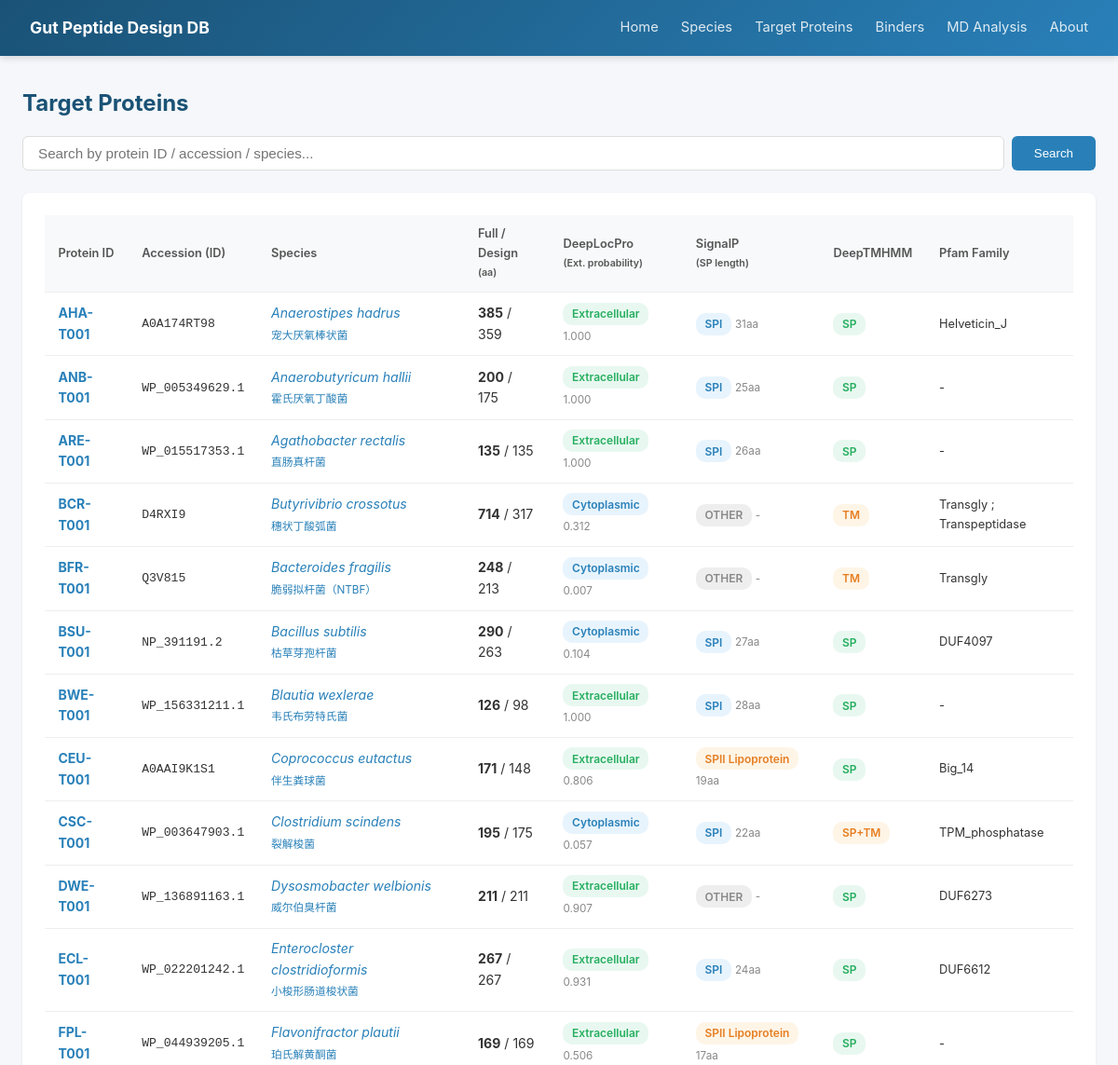
/proteins (upper part), run on an earlier commit of the app's database.
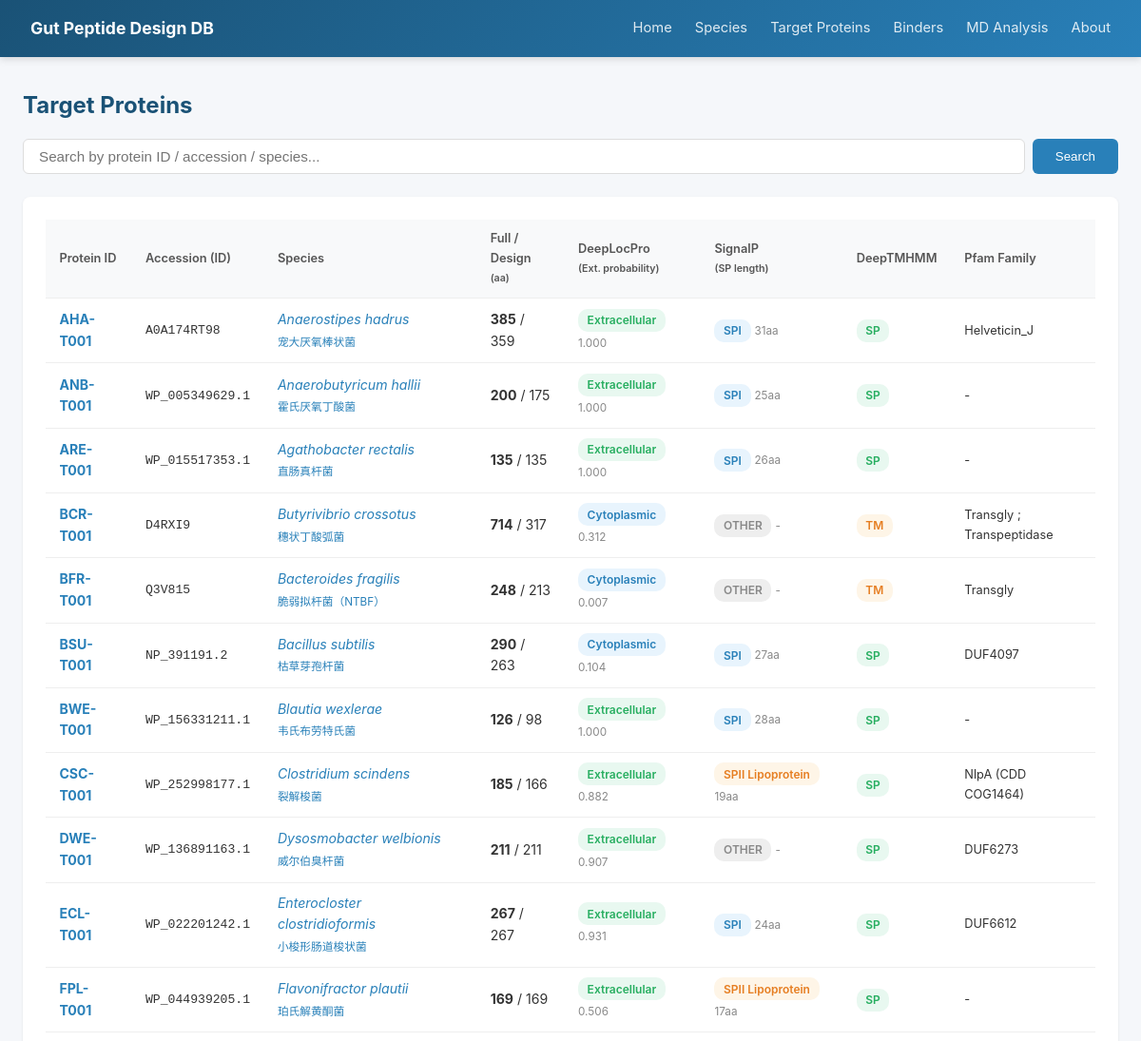
And on a later commit of the database.
### tables this page shows
CREATE TABLE Target_Protein (
        Species_ID            TEXT NOT NULL,
        Protein_ID            TEXT PRIMARY KEY,
        ID_Accession          TEXT,
        Full_Length           INTEGER,
        AA_Length             INTEGER,
        Protein_Sequence      TEXT,
        Localization_Evidence TEXT,
        DeepLocPro_Location   TEXT,
        DeepLocPro_ExtProb    REAL,
        SignalP_Category      TEXT,
        SignalP_SPLen         INTEGER,
        DeepTMHMM_Type        TEXT,
        Pfam_Family           TEXT,
        Notes                 TEXT,
        FOREIGN KEY (Species_ID) REFERENCES Species(Species_ID)
    );

CREATE TABLE Species (
        Species_ID      TEXT PRIMARY KEY,
        Scientific_Name TEXT NOT NULL,
        Chinese_Name    TEXT,
        Taxonomy_ID     INTEGER,
        Genome_Accession TEXT,
        Proteome_Source TEXT,
        Notes           TEXT
    );

### app.py (the view)
@app.route('/proteins')
def protein_list():
    db = get_db()
    q = request.args.get('q', '')
    sql = """
        SELECT p.*, s.Scientific_Name, s.Chinese_Name,
               (SELECT COUNT(*) FROM Binder b WHERE b.Species_ID=p.Species_ID) as binder_cnt
        FROM Target_Protein p JOIN Species s ON p.Species_ID=s.Species_ID
    """
    if q:
        rows = db.execute(sql+" WHERE p.Protein_ID LIKE ? OR s.Scientific_Name LIKE ? ORDER BY p.Protein_ID",
                          (f'%{q}%',f'%{q}%')).fetchall()
    else:
        rows = db.execute(sql+" ORDER BY p.Protein_ID").fetchall()
    return render_template('proteins.html', proteins=rows, q=q)

### app.py (called while the page is built)
def get_db():
    if 'db' not in g:
        g.db = sqlite3.connect(DB_PATH)
        g.db.row_factory = sqlite3.Row
    return g.db

### templates/proteins.html (shortened to what this page needs)
{% extends "base.html" %}
{% block content %}
<h1>Target Proteins</h1>
<div class="search-box">
    <form method="GET" action="/proteins" style="display:flex; gap:.5rem; width:100%;">
        <input type="text" name="q" value="{{ q }}" placeholder="Search by protein ID / accession / species...">
        <button type="submit">Search</button>
    </form>
</div>
<div class="card">
    <table>
        <thead><tr>
            <th>Protein ID</th>
            <th>Accession (ID)</th>
            <th>Species</th>
            <th>Full / Design<br><small>(aa)</small></th>
            <th>DeepLocPro<br><small>(Ext. probability)</small></th>
            <th>SignalP<br><small>(SP length)</small></th>
            <th>DeepTMHMM</th>
            <th>Pfam Family</th>
        </tr></thead>
        <tbody>
            {% for p in proteins %}
            <tr>
                <td><a href="/proteins/{{ p.Protein_ID }}"><strong>{{ p.Protein_ID }}</strong></a></td>
                <td style="font-family:monospace;font-size:.82rem;">{{ p.ID_Accession }}</td>
                <td><a href="/species/{{ p.Species_ID }}"><em>{{ p.Scientific_Name }}</em><br><small>{{ p.Chinese_Name }}</small></a></td>
                <td><strong>{{ p.Full_Length }}</strong> / {{ p.AA_Length }}</td>
                <td>
                    {% if p.DeepLocPro_Location == 'Extracellular' %}
                    <span class="badge badge-green">Extracellular</span>
                    {% else %}
                    <span class="badge badge-blue">Cytoplasmic</span>
                    {% endif %}
                    <small style="color:#888;">{{ '%.3f'|format(p.DeepLocPro_ExtProb) }}</small>
                </td>
                <td>
                    {% if p.SignalP_Category.startswith('SPII') %}
                    <span class="badge badge-orange">SPII Lipoprotein</span>
                    {% elif p.SignalP_Category.startswith('SPI') %}
                    <span class="badge badge-blue">SPI</span>
                    {% else %}
                    <span class="badge" style="background:#eee;color:#888;">OTHER</span>
                    {% endif %}
                    <small style="color:#888;">{% if p.SignalP_SPLen %}{{ p.SignalP_SPLen }}aa{% else %}-{% endif %}</small>
                </td>
                <td>
                    {% if p.DeepTMHMM_Type in ('TM','SP+TM') %}
                    <span class="badge badge-orange">{{ p.DeepTMHMM_Type }}</span>
                    {% else %}
                    <span class="badge badge-green">{{ p.DeepTMHMM_Type }}</span>
                    {% endif %}
                </td>
                <td style="font-size:.8rem;max-width:170px;">{{ p.Pfam_Family.replace('；','; ') if p.Pfam_Family else '-' }}</td>
            </tr>
            {% endfor %}
        </tbody>
    </table>
</div>
{% endblock %}

What changed in the data, as far as the page shows it:
removed Target_Protein: Protein_ID "CEU-T001", ID_Accession "A0AAI9K1S1", Scientific_Name "Coprococcus eutactus", Chinese_Name "伴生粪球菌", Full_Length "171", AA_Length "148", DeepLocPro_Location "Extracellular", DeepLocPro_ExtProb "0.806", shows "SPII Lipoprotein", SignalP_SPLen "19", DeepTMHMM_Type "SP", Pfam_Family "Big_14"
changed Target_Protein "CSC-T001": ID_Accession "WP_003647903.1" → "WP_252998177.1"; Full_Length "195" → "185"; AA_Length "175" → "166"; DeepLocPro_ExtProb "0.057" → "0.882"; SignalP_SPLen "22" → "19"; Pfam_Family "TPM_phosphatase" → "NlpA (CDD COG1464)"; DeepTMHMM_Type "SP+TM" → "SP"; DeepLocPro_Location "Cytoplasmic" → "Extracellular"; SignalP_Category "SPI" → "SPII Lipoprotein"
